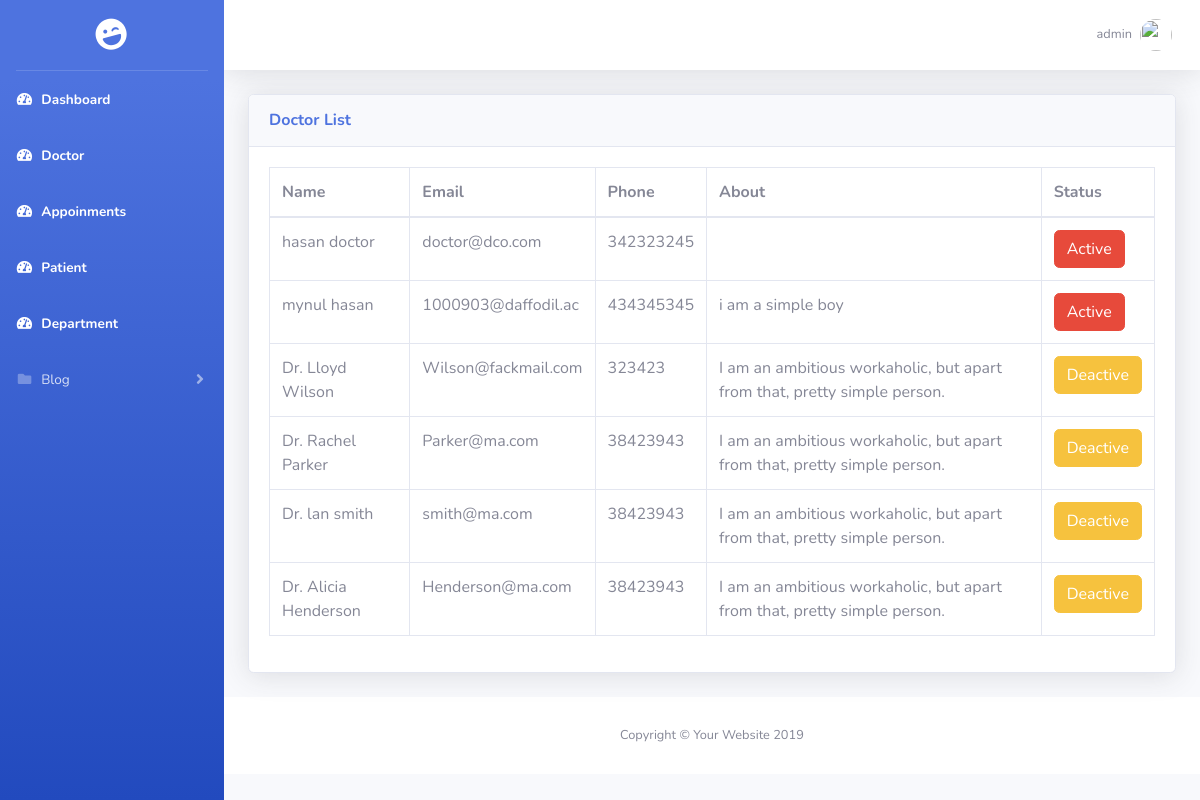
The page /dashboard/doctor.php (signed in) on the database its author committed.
### tables this page shows
CREATE TABLE `users` (
  `id` int(10) NOT NULL,
  `fname` varchar(50) NOT NULL,
  `lname` varchar(50) NOT NULL,
  `phone` int(100) NOT NULL,
  `email` varchar(100) NOT NULL,
  `typeu` varchar(50) NOT NULL,
  `about` text,
  `status` int(10) NOT NULL DEFAULT '0',
  `depart` int(11) DEFAULT NULL,
  `upp` varchar(255) DEFAULT NULL,
  `pass` varchar(50) NOT NULL
);

### dashboard/doctor.php (the view, shortened to what this page needs)
<?php include "part/header.php"; ?>
<div class="container-fluid">
  <div class="card shadow mb-4">
            <div class="card-header py-3">
              <h6 class="m-0 font-weight-bold text-primary">Doctor List</h6>
            </div>
            <div class="card-body">
              <div class="table-responsive">
                <table class="table table-bordered" id="dataTable" width="100%" cellspacing="0">
                  <thead>
                    <tr>
                      <th>Name</th>
                      <th>Email</th>
                      <th>Phone</th>
                      <th>About</th>
                      <th>Status</th>
                    </tr>
                  </thead>
                  <tbody>
     <?php
     $query = "SELECT * FROM users WHERE typeu='Doctor'";
     $qres = mysqli_query($conn, $query);
     if($qres){
         while($res = $qres->fetch_assoc()){ ?>
                    <tr>
                      <td><?php echo $res['fname'] ." ". $res['lname'] ?></td>
                      <td><?php echo $res['email'] ?></td>
                      <td><?php echo $res['phone'] ?></td>
                      <td><?php echo $res['about'] ?></td>
                      <td><?php
                      if($res['status'] == 1){?>
<a href="?deact=<?php echo $res['id'] ?>" class="btn btn-warning text-white">Deactive</a>
                   <?php   }elseif($res['status'] == 0){ ?>
                    <a href="?act=<?php echo $res['id'] ?>" class="btn btn-danger text-white">Active</a>
                <?php      } ?></td>
                    </tr>
                  <?php
         }}
                  ?>
                    </tbody>
                </table>
              </div>
            </div>
          </div>
        </div>
        <?php include "part/footer.php" ?>

### rows shown on the page
users: fname "hasan", lname "doctor", email "doctor@dco.com", phone "342323245"
users: fname "mynul", lname "hasan", email "1000903@daffodil.ac", phone "434345345", about "i am a simple boy"
users: fname "Dr. Lloyd", lname "Wilson", email "Wilson@fackmail.com", phone "323423", about "I am an ambitious workaholic, but apart from that, pretty simple person."
users: fname "Dr. Rachel", lname "Parker", email "Parker@ma.com", phone "38423943", about "I am an ambitious workaholic, but apart from that, pretty simple person."
users: fname "Dr. lan", lname "smith", email "smith@ma.com", phone "38423943", about "I am an ambitious workaholic, but apart from that, pretty simple person."
users: fname "Dr. Alicia", lname "Henderson", email "Henderson@ma.com", phone "38423943", about "I am an ambitious workaholic, but apart from that, pretty simple person."

### other values the page prints
$_SESSION["admin"] "admin"
